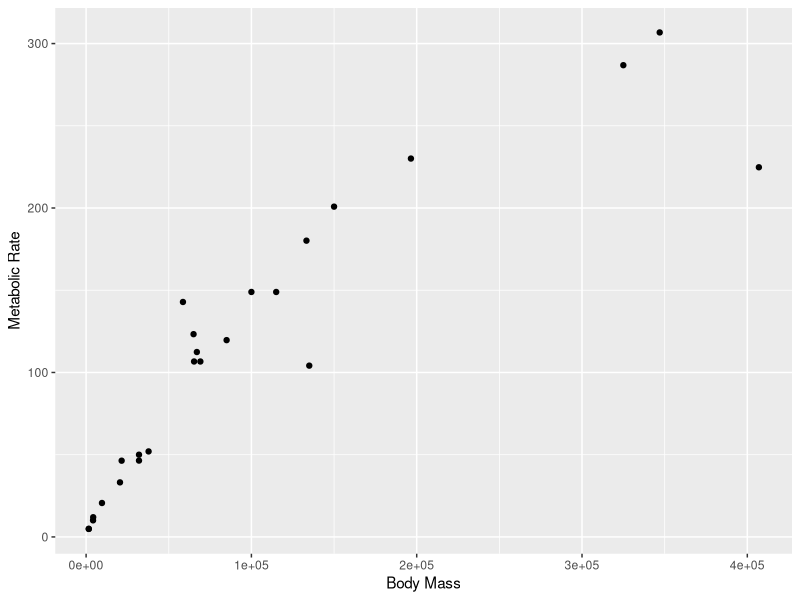
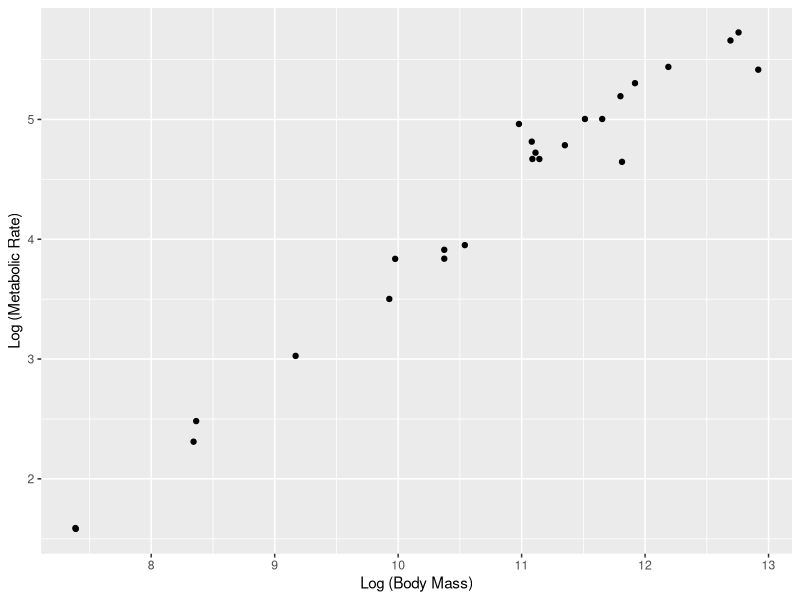
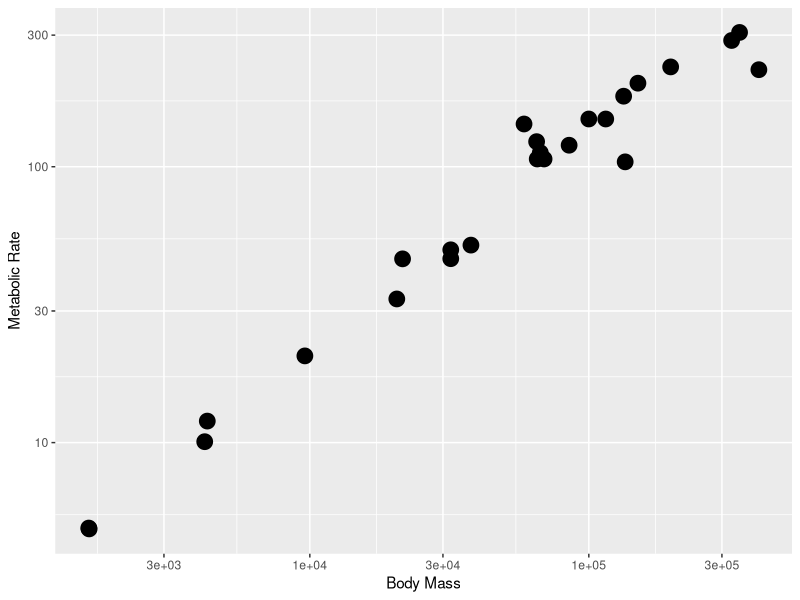

Here is the R script that generated these plots, in order:
# Load library
library(tidyverse)

#set up data frame for plotting
size_mr_data <- data.frame(
  body_mass = c(32000, 37800, 347000, 4200, 196500, 100000, 4290, 
    32000, 65000, 69125, 9600, 133300, 150000, 407000, 115000, 
    67000,325000, 21500, 58588, 65320, 85000, 135000, 20500, 1613,
    1618),
  metabolic_rate = c(49.984, 51.981, 306.770, 10.075, 230.073, 
    148.949, 11.966, 46.414, 123.287, 106.663, 20.619, 180.150, 
    200.830, 224.779, 148.940, 112.430, 286.847, 46.347, 142.863, 
    106.670, 119.660, 104.150, 33.165, 4.900, 4.865))

#code goes here

#2.1
ggplot(size_mr_data) + geom_point(mapping = aes(x = body_mass, y = metabolic_rate)) + 
  labs(x = "Body Mass", y =  "Metabolic Rate")
#2.2
ggplot(size_mr_data) + geom_point(mapping = aes(x = log(body_mass), y = log(metabolic_rate))) + 
  labs(x = "Log (Body Mass)", y =  "Log (Metabolic Rate)")

#2.3
ggplot(size_mr_data) + geom_point(mapping = aes(x = body_mass, y = metabolic_rate), size = 5) + 
  labs(x = "Body Mass", y =  "Metabolic Rate") + scale_y_log10() + scale_x_log10()
